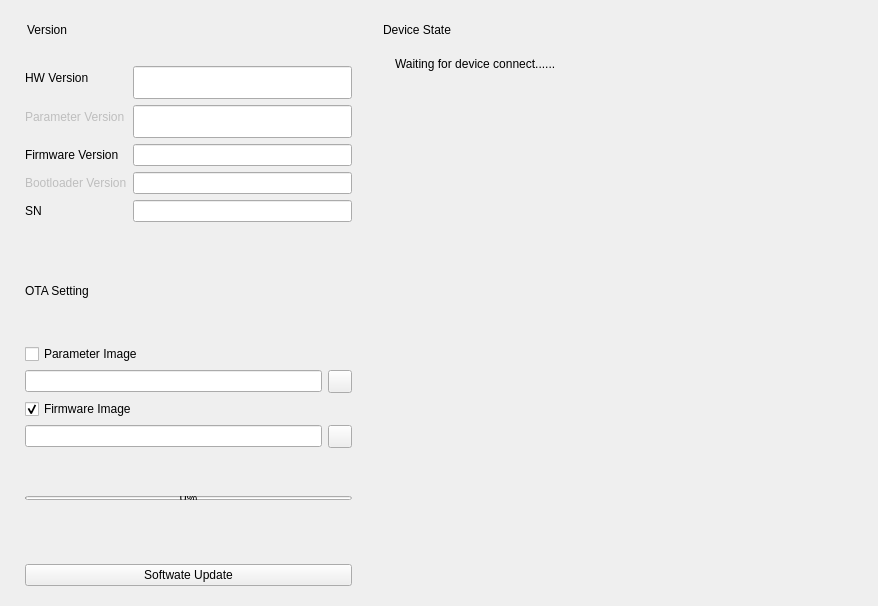
       <widget class="QWidget" name="DASH_TAB">
        <attribute name="title">
         <string>Dashboard</string>
        </attribute>
        <layout class="QHBoxLayout" name="horizontalLayout_8">
         <item>
          <widget class="CardWidget" name="SettingCard">
           <property name="sizePolicy">
            <sizepolicy hsizetype="Preferred" vsizetype="Expanding">
             <horstretch>0</horstretch>
             <verstretch>0</verstretch>
            </sizepolicy>
           </property>
           <property name="minimumSize">
            <size>
             <width>350</width>
             <height>0</height>
            </size>
           </property>
           <property name="maximumSize">
            <size>
             <width>400</width>
             <height>16777215</height>
            </size>
           </property>
           <property name="styleSheet">
            <string notr="true"/>
           </property>
           <layout class="QVBoxLayout" name="verticalLayout_3">
            <item>
             <layout class="QVBoxLayout" name="verticalLayout_12">
              <item>
               <layout class="QHBoxLayout" name="horizontalLayout_2">
                <property name="leftMargin">
                 <number>5</number>
                </property>
                <item>
                 <spacer name="horizontalSpacer_10">
                  <property name="orientation">
                   <enum>Qt::Horizontal</enum>
                  </property>
                  <property name="sizeType">
                   <enum>QSizePolicy::Fixed</enum>
                  </property>
                  <property name="sizeHint" stdset="0">
                   <size>
                    <width>2</width>
                    <height>20</height>
                   </size>
                  </property>
                 </spacer>
                </item>
                <item>
                 <widget class="StrongBodyLabel" name="ParamConfLabel">
                  <property name="text">
                   <string>Version</string>
                  </property>
                 </widget>
                </item>
                <item>
                 <spacer name="horizontalSpacer_6">
                  <property name="orientation">
                   <enum>Qt::Horizontal</enum>
                  </property>
                  <property name="sizeHint" stdset="0">
                   <size>
                    <width>40</width>
                    <height>20</height>
                   </size>
                  </property>
                 </spacer>
                </item>
               </layout>
              </item>
              <item>
               <layout class="QVBoxLayout" name="verticalLayout">
                <property name="leftMargin">
                 <number>5</number>
                </property>
                <property name="topMargin">
                 <number>10</number>
                </property>
                <item>
                 <layout class="QFormLayout" name="formLayout">
                  <property name="topMargin">
                   <number>10</number>
                  </property>
                  <property name="bottomMargin">
                   <number>10</number>
                  </property>
                  <item row="0" column="0">
                   <widget class="BodyLabel" name="BodyLabel_PID">
                    <property name="sizePolicy">
                     <sizepolicy hsizetype="Expanding" vsizetype="Preferred">
                      <horstretch>0</horstretch>
                      <verstretch>0</verstretch>
                     </sizepolicy>
                    </property>
                    <property name="minimumSize">
                     <size>
                      <width>0</width>
                      <height>0</height>
                     </size>
                    </property>
                    <property name="maximumSize">
                     <size>
                      <width>16777215</width>
                      <height>16777215</height>
                     </size>
                    </property>
                    <property name="text">
                     <string>HW Version</string>
                    </property>
                   </widget>
                  </item>
                  <item row="0" column="1">
                   <widget class="LineEdit" name="HWVersion">
                    <property name="enabled">
                     <bool>true</bool>
                    </property>
                    <property name="sizePolicy">
                     <sizepolicy hsizetype="Expanding" vsizetype="Fixed">
                      <horstretch>0</horstretch>
                      <verstretch>0</verstretch>
                     </sizepolicy>
                    </property>
                    <property name="minimumSize">
                     <size>
                      <width>180</width>
                      <height>33</height>
                     </size>
                    </property>
                    <property name="text">
                     <string/>
                    </property>
                    <property name="readOnly">
                     <bool>true</bool>
                    </property>
                    <property name="clearButtonEnabled">
                     <bool>false</bool>
                    </property>
                   </widget>
                  </item>
                  <item row="1" column="0">
                   <widget class="BodyLabel" name="BodyLabel_MAC">
                    <property name="enabled">
                     <bool>false</bool>
                    </property>
                    <property name="sizePolicy">
                     <sizepolicy hsizetype="Expanding" vsizetype="Preferred">
                      <horstretch>0</horstretch>
                      <verstretch>0</verstretch>
                     </sizepolicy>
                    </property>
                    <property name="minimumSize">
                     <size>
                      <width>39</width>
                      <height>0</height>
                     </size>
                    </property>
                    <property name="maximumSize">
                     <size>
                      <width>16777215</width>
                      <height>16777215</height>
                     </size>
                    </property>
                    <property name="text">
                     <string>Parameter Version</string>
                    </property>
                   </widget>
                  </item>
                  <item row="1" column="1">
                   <widget class="LineEdit" name="ParameterVersion">
                    <property name="enabled">
                     <bool>true</bool>
                    </property>
                    <property name="sizePolicy">
                     <sizepolicy hsizetype="Expanding" vsizetype="Fixed">
                      <horstretch>0</horstretch>
                      <verstretch>0</verstretch>
                     </sizepolicy>
                    </property>
                    <property name="minimumSize">
                     <size>
                      <width>154</width>
                      <height>33</height>
                     </size>
                    </property>
                    <property name="text">
                     <string/>
                    </property>
                    <property name="readOnly">
                     <bool>true</bool>
                    </property>
                    <property name="clearButtonEnabled">
                     <bool>true</bool>
                    </property>
                   </widget>
                  </item>
                  <item row="2" column="0">
                   <widget class="BodyLabel" name="BodyLabel">
                    <property name="text">
                     <string>Firmware Version</string>
                    </property>
                   </widget>
                  </item>
                  <item row="2" column="1">
                   <widget class="LineEdit" name="FirmwareVersion">
                    <property name="readOnly">
                     <bool>true</bool>
                    </property>
                   </widget>
                  </item>
                  <item row="3" column="0">
                   <widget class="BodyLabel" name="BodyLabel_2">
                    <property name="enabled">
                     <bool>false</bool>
                    </property>
                    <property name="text">
                     <string>Bootloader Version</string>
                    </property>
                   </widget>
                  </item>
                  <item row="3" column="1">
                   <widget class="LineEdit" name="BootVersion">
                    <property name="enabled">
                     <bool>true</bool>
                    </property>
                    <property name="readOnly">
                     <bool>true</bool>
                    </property>
                   </widget>
                  </item>
                  <item row="4" column="0">
                   <widget class="BodyLabel" name="BodyLabel_3">
                    <property name="text">
                     <string>SN</string>
                    </property>
                   </widget>
                  </item>
                  <item row="4" column="1">
                   <widget class="LineEdit" name="SN">
                    <property name="readOnly">
                     <bool>true</bool>
                    </property>
                   </widget>
                  </item>
                 </layout>
                </item>
                <item>
                 <spacer name="verticalSpacer_3">
                  <property name="orientation">
                   <enum>Qt::Vertical</enum>
                  </property>
                  <property name="sizeHint" stdset="0">
                   <size>
                    <width>20</width>
                    <height>40</height>
                   </size>
                  </property>
                 </spacer>
                </item>
                <item>
                 <widget class="HorizontalSeparator" name="HorizontalSeparator"/>
                </item>
                <item>
                 <widget class="StrongBodyLabel" name="StrongBodyLabel">
                  <property name="sizePolicy">
                   <sizepolicy hsizetype="Preferred" vsizetype="Expanding">
                    <horstretch>0</horstretch>
                    <verstretch>0</verstretch>
                   </sizepolicy>
                  </property>
                  <property name="minimumSize">
                   <size>
                    <width>0</width>
                    <height>0</height>
                   </size>
                  </property>
                  <property name="text">
                   <string>OTA Setting</string>
                  </property>
                 </widget>
                </item>
                <item>
                 <spacer name="verticalSpacer_4">
                  <property name="orientation">
                   <enum>Qt::Vertical</enum>
                  </property>
                  <property name="sizeHint" stdset="0">
                   <size>
                    <width>20</width>
                    <height>40</height>
                   </size>
                  </property>
                 </spacer>
                </item>
                <item>
                 <widget class="CheckBox" name="CheckBox_Param">
                  <property name="enabled">
                   <bool>true</bool>
                  </property>
                  <property name="text">
                   <string>Parameter Image</string>
                  </property>
                  <property name="iconSize">
                   <size>
                    <width>8</width>
                    <height>8</height>
                   </size>
                  </property>
                 </widget>
                </item>
                <item>
                 <layout class="QHBoxLayout" name="horizontalLayout">
                  <property name="topMargin">
                   <number>0</number>
                  </property>
                  <item>
                   <widget class="LineEdit" name="ParamFileName">
                    <property name="enabled">
                     <bool>true</bool>
                    </property>
                   </widget>
                  </item>
                  <item>
                   <widget class="ToolButton" name="ParamFileToolButton">
                    <property name="enabled">
                     <bool>true</bool>
                    </property>
                    <property name="text">
                     <string/>
                    </property>
                   </widget>
                  </item>
                 </layout>
                </item>
                <item>
                 <widget class="CheckBox" name="CheckBox_Firmware">
                  <property name="text">
                   <string>Firmware Image</string>
                  </property>
                  <property name="checked">
                   <bool>true</bool>
                  </property>
                 </widget>
                </item>
                <item>
                 <layout class="QHBoxLayout" name="horizontalLayout_7">
                  <property name="topMargin">
                   <number>0</number>
                  </property>
                  <item>
                   <widget class="LineEdit" name="FirmFileName"/>
                  </item>
                  <item>
                   <widget class="ToolButton" name="FirmFileToolButton"/>
                  </item>
                 </layout>
                </item>
                <item>
                 <spacer name="verticalSpacer_5">
                  <property name="orientation">
                   <enum>Qt::Vertical</enum>
                  </property>
                  <property name="sizeHint" stdset="0">
                   <size>
                    <width>20</width>
                    <height>40</height>
                   </size>
                  </property>
                 </spacer>
                </item>
                <item>
                 <widget class="ProgressBar" name="UpdateProgressBar">
                  <property name="sizePolicy">
                   <sizepolicy hsizetype="Expanding" vsizetype="Minimum">
                    <horstretch>0</horstretch>
                    <verstretch>0</verstretch>
                   </sizepolicy>
                  </property>
                  <property name="minimumSize">
                   <size>
                    <width>0</width>
                    <height>4</height>
                   </size>
                  </property>
                  <property name="maximumSize">
                   <size>
                    <width>16777215</width>
                    <height>0</height>
                   </size>
                  </property>
                  <property name="baseSize">
                   <size>
                    <width>0</width>
                    <height>0</height>
                   </size>
                  </property>
                  <property name="autoFillBackground">
                   <bool>false</bool>
                  </property>
                  <property name="value">
                   <number>0</number>
                  </property>
                  <property name="textVisible">
                   <bool>true</bool>
                  </property>
                  <property name="orientation">
                   <enum>Qt::Horizontal</enum>
                  </property>
                  <property name="invertedAppearance">
                   <bool>false</bool>
                  </property>
                  <property name="textDirection">
                   <enum>QProgressBar::TopToBottom</enum>
                  </property>
                  <property name="useAni">
                   <bool>false</bool>
                  </property>
                  <property name="val">
                   <double>0.000000000000000</double>
                  </property>
                 </widget>
                </item>
                <item>
                 <spacer name="verticalSpacer">
                  <property name="orientation">
                   <enum>Qt::Vertical</enum>
                  </property>
                  <property name="sizeHint" stdset="0">
                   <size>
                    <width>20</width>
                    <height>40</height>
                   </size>
                  </property>
                 </spacer>
                </item>
                <item>
                 <widget class="BodyLabel" name="BodyLabel_13">
                  <property name="text">
                   <string/>
                  </property>
                  <property name="alignment">
                   <set>Qt::AlignCenter</set>
                  </property>
                 </widget>
                </item>
                <item>
                 <widget class="PrimaryPushButton" name="ButtonStartOTA">
                  <property name="sizePolicy">
                   <sizepolicy hsizetype="Expanding" vsizetype="Fixed">
                    <horstretch>0</horstretch>
                    <verstretch>0</verstretch>
                   </sizepolicy>
                  </property>
                  <property name="text">
                   <string>Softwate Update</string>
                  </property>
                  <property name="autoDefault">
                   <bool>true</bool>
                  </property>
                 </widget>
                </item>
               </layout>
              </item>
             </layout>
            </item>
           </layout>
          </widget>
         </item>
         <item>
          <widget class="CardWidget" name="DeviceCard">
           <property name="sizePolicy">
            <sizepolicy hsizetype="Preferred" vsizetype="Preferred">
             <horstretch>0</horstretch>
             <verstretch>0</verstretch>
            </sizepolicy>
           </property>
           <property name="minimumSize">
            <size>
             <width>500</width>
             <height>0</height>
            </size>
           </property>
           <property name="maximumSize">
            <size>
             <width>16777215</width>
             <height>16777215</height>
            </size>
           </property>
           <layout class="QVBoxLayout" name="verticalLayout_4">
            <property name="sizeConstraint">
             <enum>QLayout::SetDefaultConstraint</enum>
            </property>
            <item>
             <layout class="QVBoxLayout" name="verticalLayout_2" stretch="0,0,0">
              <property name="sizeConstraint">
               <enum>QLayout::SetMinAndMaxSize</enum>
              </property>
              <item>
               <layout class="QHBoxLayout" name="horizontalLayout_4">
                <property name="leftMargin">
                 <number>5</number>
                </property>
                <item>
                 <spacer name="horizontalSpacer_8">
                  <property name="orientation">
                   <enum>Qt::Horizontal</enum>
                  </property>
                  <property name="sizeType">
                   <enum>QSizePolicy::Fixed</enum>
                  </property>
                  <property name="sizeHint" stdset="0">
                   <size>
                    <width>2</width>
                    <height>20</height>
                   </size>
                  </property>
                 </spacer>
                </item>
                <item>
                 <widget class="StrongBodyLabel" name="DataProgressLabel">
                  <property name="text">
                   <string>Device State</string>
                  </property>
                 </widget>
                </item>
                <item>
                 <spacer name="horizontalSpacer_9">
                  <property name="orientation">
                   <enum>Qt::Horizontal</enum>
                  </property>
                  <property name="sizeHint" stdset="0">
                   <size>
                    <width>40</width>
                    <height>20</height>
                   </size>
                  </property>
                 </spacer>
                </item>
               </layout>
              </item>
              <item>
               <layout class="QVBoxLayout" name="DeviceStateLayout">
                <property name="leftMargin">
                 <number>6</number>
                </property>
                <property name="topMargin">
                 <number>6</number>
                </property>
                <property name="bottomMargin">
                 <number>3</number>
                </property>
                <item>
                 <layout class="QHBoxLayout" name="horizontalLayout_27">
                  <property name="topMargin">
                   <number>5</number>
                  </property>
                  <item>
                   <widget class="IconInfoBadge" name="connStateIcon">
                    <property name="textFormat">
                     <enum>Qt::AutoText</enum>
                    </property>
                    <property name="level" stdset="0">
                     <string>Success</string>
                    </property>
                   </widget>
                  </item>
                  <item>
                   <widget class="BodyLabel" name="connStateLabel">
                    <property name="sizePolicy">
                     <sizepolicy hsizetype="Fixed" vsizetype="Preferred">
                      <horstretch>0</horstretch>
                      <verstretch>0</verstretch>
                     </sizepolicy>
                    </property>
                    <property name="minimumSize">
                     <size>
                      <width>0</width>
                      <height>0</height>
                     </size>
                    </property>
                    <property name="text">
                     <string>Waiting for device connect......</string>
                    </property>
                    <property name="alignment">
                     <set>Qt::AlignLeading|Qt::AlignLeft|Qt::AlignTop</set>
                    </property>
                   </widget>
                  </item>
                  <item>
                   <spacer name="horizontalSpacer_5">
                    <property name="orientation">
                     <enum>Qt::Horizontal</enum>
                    </property>
                    <property name="sizeHint" stdset="0">
                     <size>
                      <width>40</width>
                      <height>20</height>
                     </size>
                    </property>
                   </spacer>
                  </item>
                 </layout>
                </item>
               </layout>
              </item>
              <item>
               <spacer name="verticalSpacer_2">
                <property name="orientation">
                 <enum>Qt::Vertical</enum>
                </property>
                <property name="sizeHint" stdset="0">
                 <size>
                  <width>20</width>
                  <height>40</height>
                 </size>
                </property>
               </spacer>
              </item>
             </layout>
            </item>
           </layout>
          </widget>
         </item>
        </layout>
       </widget>
